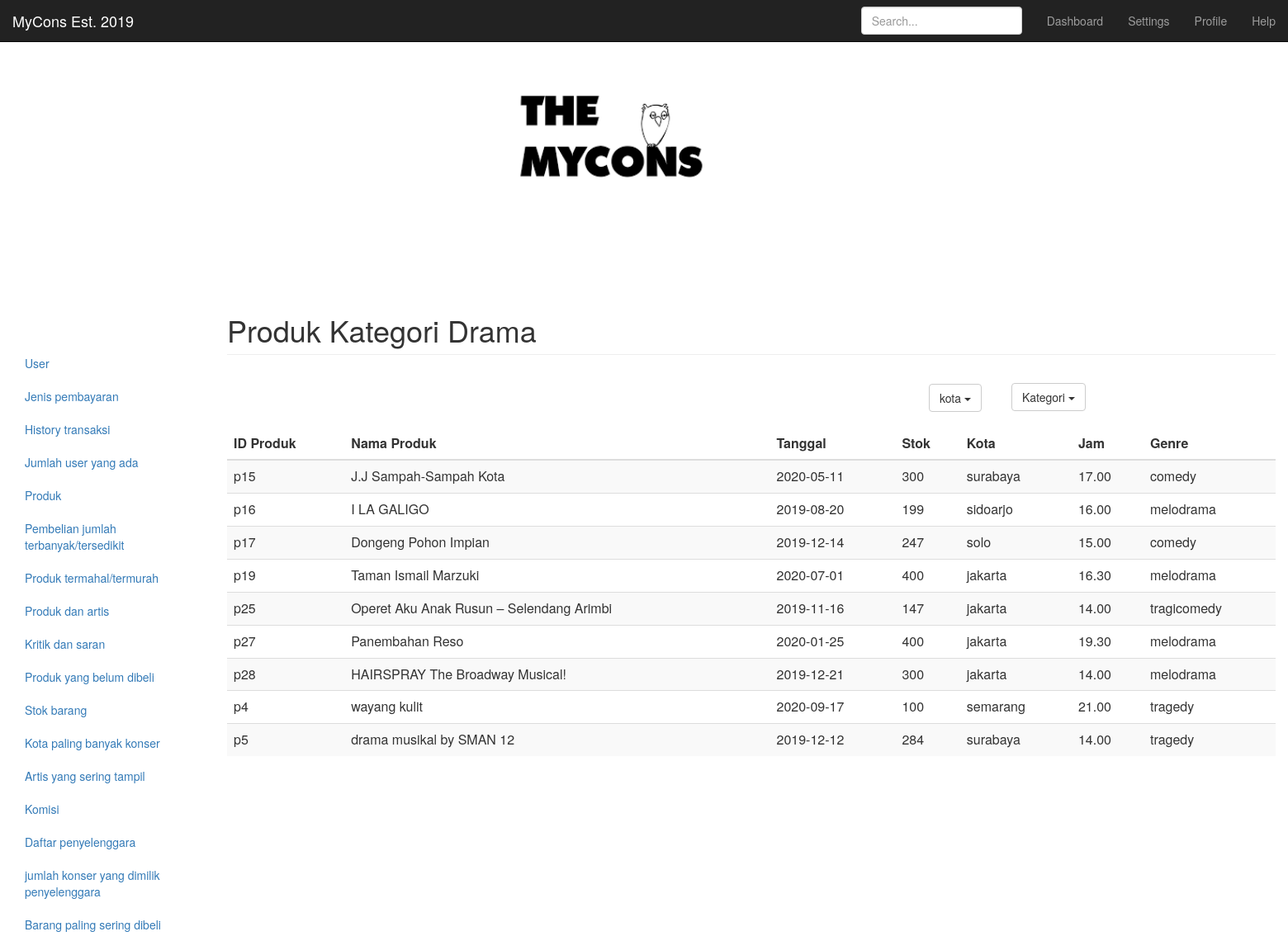
Page /mycons/adminarea/drama.php on the committed database.
### tables this page shows
CREATE TABLE `produk` (
  `produk_id` varchar(45) NOT NULL,
  `nama_produk` varchar(45) NOT NULL,
  `kategori_id` varchar(45) NOT NULL,
  `deskripsi` text NOT NULL,
  `tanggal` date NOT NULL,
  `stok` int(10) UNSIGNED DEFAULT NULL,
  `kota` varchar(45) NOT NULL,
  `jam` varchar(45) NOT NULL,
  `gambar` varchar(45) NOT NULL,
  `genre` varchar(45) DEFAULT NULL
);

### mycons/adminarea/drama.php (the view, shortened to what this page needs)
<?php
include("../configonline.php");
$total=mysqli_query($con,"select produk_id, nama_produk, tanggal, stok, kota, jam, genre
from produk
where kategori_id='k2';");
?>
<html>
    <head>
        <link rel="stylesheet" href="../assets/bootstrap/css/bootstrap.css" rel="stylesheet">
      </head>
    <body>
    <?php echo include('logo.html');?>
    <nav class="navbar navbar-inverse navbar-fixed-top">
          <div class="container-fluid">
            <div class="navbar-header">
              <a class="navbar-brand" href="#">MyCons Est. 2019</a>
            </div>
            <div id="navbar" class="navbar-collapse collapse">
              <ul class="nav navbar-nav navbar-right">
                <li><a href="menuawal.php">Dashboard</a></li>
                <li><a href="#">Settings</a></li>
                <li><a href="#">Profile</a></li>
                <li><a href="#">Help</a></li>
              </ul>
              <form class="navbar-form navbar-right">
                <input type="text" class="form-control" placeholder="Search...">
              </form>
            </div>
          </div>
        </nav>
        <div id='a' >
    </div>
        <div class="container-fluid">
          <div class="row">
          <?php include("sidebar.php")?>
            <div class="col-sm-9 col-sm-offset-3 col-md-10 col-md-offset-2 main"style="margin-top:-700px">
              <h1 class="page-header">Produk Kategori Drama</h1>
              <div class="col-sm-0 col-md-0 sidebar" style="position: relative;left: 850px;bottom:-15px">
              <div class="btn-group" role="group">
        <button id="btnGroupDrop1" type="button" class="btn btn-default dropdown-toggle" data-toggle="dropdown" aria-expanded="false">
          kota
          <span class="caret"></span>
        </button>
      </div>
</div>
                <div class="col-sm-0 col-md-0 sidebar" style="position: relative;left: 950px;bottom:20px">
                <div class="btn-group" role="group" >
                        <button id="btnGroupDrop1" type="button" class="btn btn-default dropdown-toggle" data-toggle="dropdown" aria-expanded="false">
                          Kategori
                          <span class="caret"></span>
                        </button>
                      </div>
                </div>
              <div class="table-responsive">
                <table class="table table-striped">
                  <thead>
                    <tr>
                      <th>ID Produk</th>
                      <th>Nama Produk</th>
                      <th>Tanggal</th>
                      <th>Stok</th>
                      <th>Kota</th>
                      <th>Jam</th>
                      <th>Genre</th>
                    </tr>
                  </thead>
                  <tbody>
                    <?php while($tampung=mysqli_fetch_assoc($total)): ?>
                    <tr>
                    <td><?php echo $tampung['produk_id']   ?></td>
                    <td><?php echo $tampung['nama_produk']   ?></td>
                    <td><?php echo $tampung['tanggal']   ?></td>
                    <td><?php echo $tampung['stok']   ?></td>
                    <td><?php echo $tampung['kota']   ?></td>
                    <td><?php echo $tampung['jam']   ?></td>
                    <td><?php echo $tampung['genre']   ?></td>
                    </tr>
                    <?php endwhile; ?>
                  </tbody>
                </table>
              </div>
            </div>
          </div>
        </div>
    </body>
</html>

### rows in the picture
produk: produk_id "p15", nama_produk "J.J Sampah-Sampah Kota", tanggal "2020-05-11", stok "300", kota "surabaya", jam "17.00", genre "comedy"
produk: produk_id "p16", nama_produk "I LA GALIGO", tanggal "2019-08-20", stok "199", kota "sidoarjo", jam "16.00", genre "melodrama"
produk: produk_id "p17", nama_produk "Dongeng Pohon Impian", tanggal "2019-12-14", stok "247", kota "solo", jam "15.00", genre "comedy"
produk: produk_id "p19", nama_produk "Taman Ismail Marzuki", tanggal "2020-07-01", stok "400", kota "jakarta", jam "16.30", genre "melodrama"
produk: produk_id "p25", nama_produk "Operet Aku Anak Rusun – Selendang Arimbi", tanggal "2019-11-16", stok "147", kota "jakarta", jam "14.00", genre "tragicomedy"
produk: produk_id "p27", nama_produk "Panembahan Reso", tanggal "2020-01-25", stok "400", kota "jakarta", jam "19.30", genre "melodrama"
produk: produk_id "p28", nama_produk "HAIRSPRAY The Broadway Musical!", tanggal "2019-12-21", stok "300", kota "jakarta", jam "14.00", genre "melodrama"
produk: produk_id "p4", nama_produk "wayang kulit", tanggal "2020-09-17", stok "100", kota "semarang", jam "21.00", genre "tragedy"
produk: produk_id "p5", nama_produk "drama musikal by SMAN 12", tanggal "2019-12-12", stok "284", kota "surabaya", jam "14.00", genre "tragedy"
